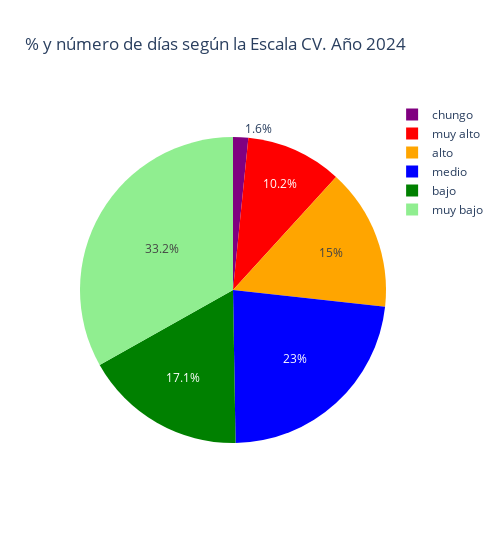

Write notebook code for a chart like this one.
### Code cell
graf_ecv_anual_queso()

### Figure 1 — Plotly figure (JSON) as saved in the notebook; plotly's stock layout.template omitted (floating-point values rounded to 4 significant figures)
{"data": [{"customdata": [["chungo"], ["muy alto"], ["alto"], ["medio"], ["bajo"], ["muy bajo"]], "direction": "clockwise", "domain": {"x": [0, 1], "y": [0, 1]}, "hovertemplate": "escala_cv=%{customdata[0]}<br>num_dias=%{value}<extra></extra>", "labels": ["chungo", "muy alto", "alto", "medio", "bajo", "muy bajo"], "legendgroup": "", "marker": {"colors": ["purple", "red", "orange", "blue", "green", "lightgreen"]}, "name": "", "showlegend": true, "sort": false, "type": "pie", "values": [3, 19, 28, 43, 32, 62]}], "layout": {"legend": {"tracegroupgap": 0}, "title": {"text": "% y número de días según la Escala CV. Año 2024"}, "width": 500}}
